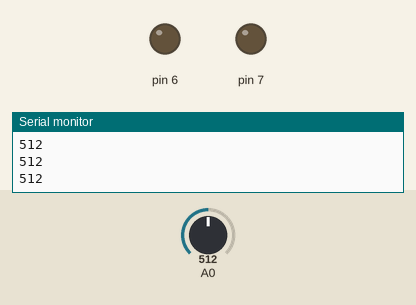
The sketch below on a simulated Arduino Uno, built with avr-gcc and run on an emulated ATmega328P. Parts: output pins drawn as LEDs (lit = HIGH), the last lines printed to the serial monitor. The test bench sets the inputs (shaded band); at power-on: A0 = 512.

Above: at 1.2 s.
1.3 s: A0 set to 20
At 2.8 s:
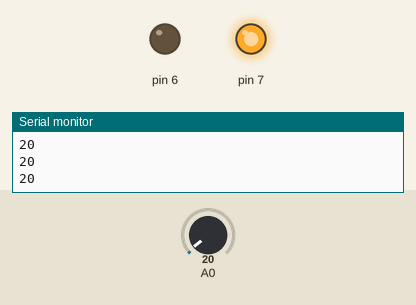
3.1 s: A0 set to 40
At 4.5 s:
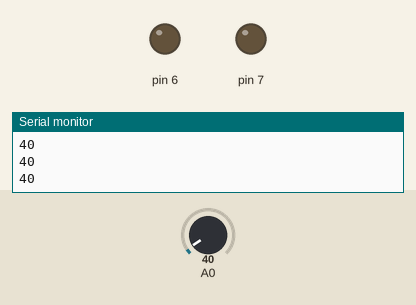
4.9 s: A0 set to 0
At 5.9 s:
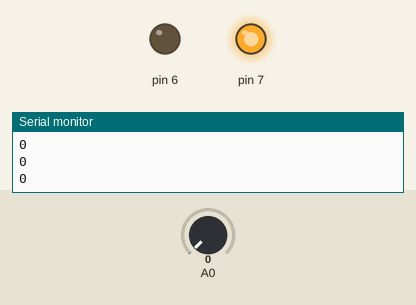
Timing chart, 0 to 7.9 s (numbered marks = the images above; inputs shaded):
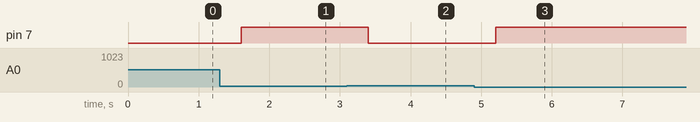

The sketch:

LDR_WITH_MOTOR.ino
```cpp
void setup() {
  // put your setup code here, to run once:

pinMode(A0,0);
pinMode(7,1);
pinMode(6,1);
Serial.begin(9600);
}

void loop() {
  // put your main code here, to run repeatedly:
int x;
x=analogRead(A0);
Serial.println(x);
delay(200);


if(x>=0 && x<=30)
{
  digitalWrite(6,0);
  digitalWrite(7,1);
}
if(x>=30 && x<=50)
{
  digitalWrite(6,0);
  digitalWrite(7,0);
}

}
```

Measured:
- after the input at 1.3 s, pin 7: LOW → HIGH after 0.30 s
- after the input at 3.1 s, pin 7: HIGH → LOW after 0.30 s
- after the input at 4.9 s, pin 7: LOW → HIGH after 0.31 s
